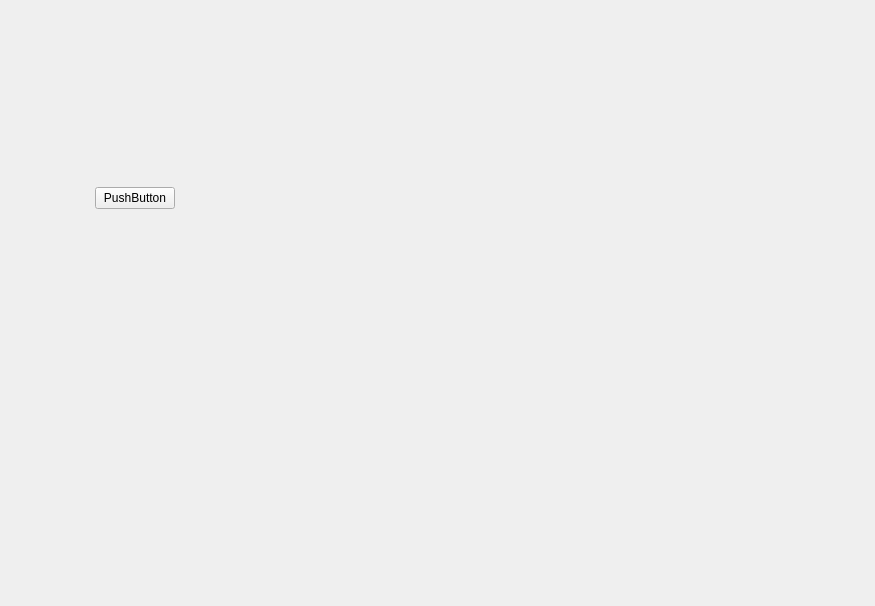
<?xml version="1.0" encoding="UTF-8"?>
<ui version="4.0">
 <class>StreamPlayer</class>
 <widget class="QWidget" name="StreamPlayer">
  <property name="geometry">
   <rect>
    <x>0</x>
    <y>0</y>
    <width>875</width>
    <height>606</height>
   </rect>
  </property>
  <property name="windowTitle">
   <string>Form</string>
  </property>
  <widget class="QWidget" name="">
   <property name="geometry">
    <rect>
     <x>39</x>
     <y>160</y>
     <width>191</width>
     <height>49</height>
    </rect>
   </property>
   <layout class="QGridLayout" name="gridLayout">
    <item row="0" column="0">
     <widget class="QWidget" name="videoWidget" native="true"/>
    </item>
    <item row="1" column="0">
     <layout class="QHBoxLayout" name="horizontalLayout">
      <item>
       <spacer name="horizontalSpacer">
        <property name="orientation">
         <enum>Qt::Horizontal</enum>
        </property>
        <property name="sizeHint" stdset="0">
         <size>
          <width>40</width>
          <height>20</height>
         </size>
        </property>
       </spacer>
      </item>
      <item>
       <widget class="QPushButton" name="returnButton">
        <property name="text">
         <string>PushButton</string>
        </property>
       </widget>
      </item>
      <item>
       <spacer name="horizontalSpacer_2">
        <property name="orientation">
         <enum>Qt::Horizontal</enum>
        </property>
        <property name="sizeHint" stdset="0">
         <size>
          <width>40</width>
          <height>20</height>
         </size>
        </property>
       </spacer>
      </item>
     </layout>
    </item>
   </layout>
  </widget>
 </widget>
 <resources/>
 <connections/>
</ui>
